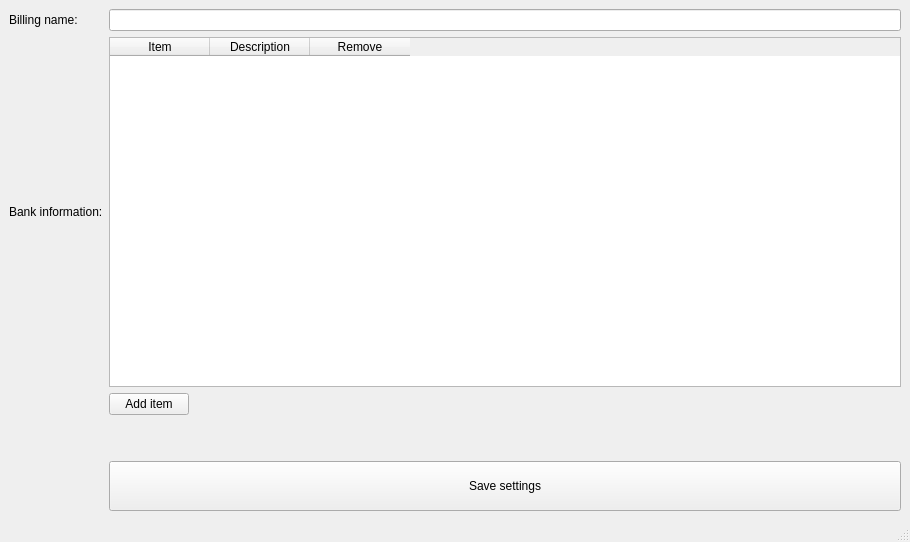
<?xml version="1.0" encoding="UTF-8"?>
<ui version="4.0">
 <class>mainWindow</class>
 <widget class="QMainWindow" name="mainWindow">
  <property name="geometry">
   <rect>
    <x>0</x>
    <y>0</y>
    <width>800</width>
    <height>542</height>
   </rect>
  </property>
  <property name="windowTitle">
   <string>Skilld invoice settings</string>
  </property>
  <widget class="QWidget" name="centralwidget">
   <layout class="QGridLayout" name="gridLayout_2">
    <item row="0" column="1">
     <widget class="QLineEdit" name="txtBillingName"/>
    </item>
    <item row="1" column="1">
     <widget class="QTableWidget" name="tableWidget">
      <property name="minimumSize">
       <size>
        <width>792</width>
        <height>350</height>
       </size>
      </property>
      <property name="maximumSize">
       <size>
        <width>16777215</width>
        <height>350</height>
       </size>
      </property>
      <property name="sizeIncrement">
       <size>
        <width>0</width>
        <height>0</height>
       </size>
      </property>
      <property name="dragEnabled">
       <bool>true</bool>
      </property>
      <property name="sortingEnabled">
       <bool>true</bool>
      </property>
      <property name="rowCount">
       <number>0</number>
      </property>
      <column>
       <property name="text">
        <string>Item</string>
       </property>
      </column>
      <column>
       <property name="text">
        <string>Description</string>
       </property>
      </column>
      <column>
       <property name="text">
        <string>Remove</string>
       </property>
      </column>
     </widget>
    </item>
    <item row="2" column="1">
     <layout class="QGridLayout" name="gridOpts">
      <item row="0" column="0" alignment="Qt::AlignLeft">
       <widget class="QPushButton" name="btnAddBankItem">
        <property name="text">
         <string>Add item</string>
        </property>
       </widget>
      </item>
     </layout>
    </item>
    <item row="3" column="1" alignment="Qt::AlignBottom">
     <widget class="QPushButton" name="btnSaveInvoiceSettings">
      <property name="minimumSize">
       <size>
        <width>228</width>
        <height>50</height>
       </size>
      </property>
      <property name="text">
       <string>Save settings</string>
      </property>
     </widget>
    </item>
    <item row="0" column="0">
     <widget class="QLabel" name="labelBillingName">
      <property name="text">
       <string>Billing name:</string>
      </property>
     </widget>
    </item>
    <item row="1" column="0">
     <widget class="QLabel" name="labelBankInfo">
      <property name="text">
       <string>Bank information:</string>
      </property>
     </widget>
    </item>
   </layout>
  </widget>
  <widget class="QMenuBar" name="menubar">
   <property name="geometry">
    <rect>
     <x>0</x>
     <y>0</y>
     <width>800</width>
     <height>20</height>
    </rect>
   </property>
  </widget>
  <widget class="QStatusBar" name="statusbar"/>
 </widget>
 <resources/>
 <connections/>
</ui>
